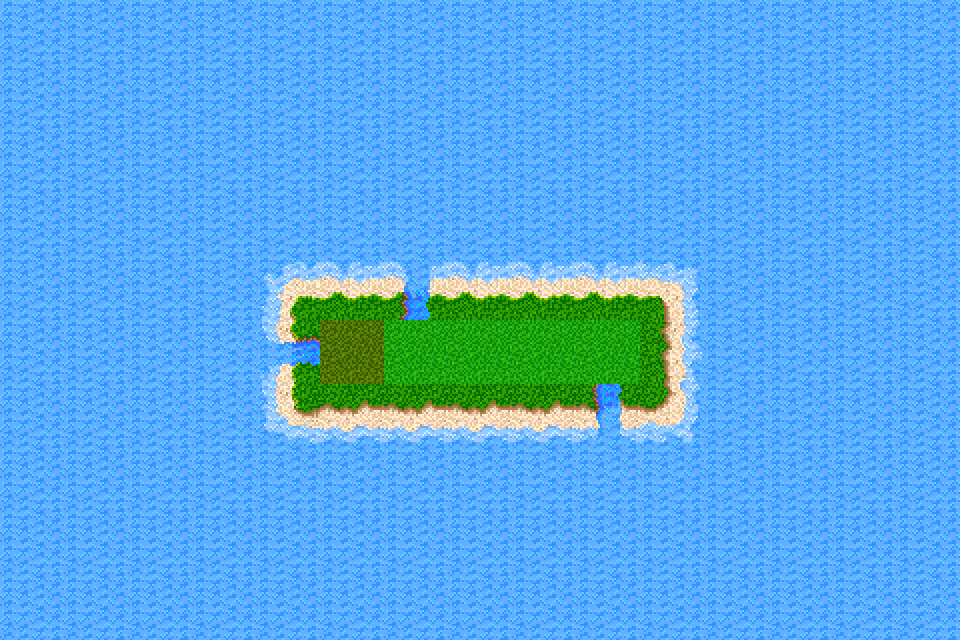

Below is a game level as drawn by its tile map, then a one-line description and the .tmx file that defines it, in full:
An orthogonal 15x10 tile map with 64x64 px tiles, 2 tile layers (background, meta), 2 tilesets and 1 object (Enemy).

<map version="1.0" orientation="orthogonal" width="15" height="10" tilewidth="64" tileheight="64">
 <tileset firstgid="1" name="dg_edging132_2x" tilewidth="64" tileheight="64">
  <image source="dg_edging132_2x.png" width="512" height="1024" />
 </tileset>
 <tileset firstgid="129" name="meta_layer" tilewidth="64" tileheight="64">
  <image source="meta_layer.png" width="128" height="64" />
  <tile id="0">
   <properties>
    <property name="move" value="true" />
    <property name="put" value="true" />
   </properties>
  </tile>
  <tile id="1">
   <properties>
    <property name="move" value="true" />
   </properties>
  </tile>
 </tileset>
 <layer name="background" width="15" height="10">
  <data>
   <tile gid="114" />
   <tile gid="114" />
   <tile gid="114" />
   <tile gid="114" />
   <tile gid="114" />
   <tile gid="114" />
   <tile gid="114" />
   <tile gid="114" />
   <tile gid="114" />
   <tile gid="114" />
   <tile gid="114" />
   <tile gid="114" />
   <tile gid="114" />
   <tile gid="114" />
   <tile gid="114" />
   <tile gid="114" />
   <tile gid="114" />
   <tile gid="114" />
   <tile gid="114" />
   <tile gid="114" />
   <tile gid="114" />
   <tile gid="114" />
   <tile gid="114" />
   <tile gid="114" />
   <tile gid="114" />
   <tile gid="114" />
   <tile gid="114" />
   <tile gid="114" />
   <tile gid="114" />
   <tile gid="114" />
   <tile gid="114" />
   <tile gid="114" />
   <tile gid="114" />
   <tile gid="114" />
   <tile gid="114" />
   <tile gid="114" />
   <tile gid="114" />
   <tile gid="114" />
   <tile gid="114" />
   <tile gid="114" />
   <tile gid="114" />
   <tile gid="114" />
   <tile gid="114" />
   <tile gid="114" />
   <tile gid="114" />
   <tile gid="114" />
   <tile gid="114" />
   <tile gid="114" />
   <tile gid="114" />
   <tile gid="114" />
   <tile gid="114" />
   <tile gid="114" />
   <tile gid="114" />
   <tile gid="114" />
   <tile gid="114" />
   <tile gid="114" />
   <tile gid="114" />
   <tile gid="114" />
   <tile gid="114" />
   <tile gid="114" />
   <tile gid="114" />
   <tile gid="114" />
   <tile gid="114" />
   <tile gid="114" />
   <tile gid="1" />
   <tile gid="2" />
   <tile gid="3" />
   <tile gid="2" />
   <tile gid="2" />
   <tile gid="2" />
   <tile gid="4" />
   <tile gid="114" />
   <tile gid="114" />
   <tile gid="114" />
   <tile gid="114" />
   <tile gid="114" />
   <tile gid="114" />
   <tile gid="114" />
   <tile gid="114" />
   <tile gid="17" />
   <tile gid="122" />
   <tile gid="122" />
   <tile gid="122" />
   <tile gid="122" />
   <tile gid="122" />
   <tile gid="12" />
   <tile gid="114" />
   <tile gid="114" />
   <tile gid="114" />
   <tile gid="114" />
   <tile gid="114" />
   <tile gid="114" />
   <tile gid="114" />
   <tile gid="114" />
   <tile gid="25" />
   <tile gid="26" />
   <tile gid="26" />
   <tile gid="26" />
   <tile gid="26" />
   <tile gid="27" />
   <tile gid="28" />
   <tile gid="114" />
   <tile gid="114" />
   <tile gid="114" />
   <tile gid="114" />
   <tile gid="114" />
   <tile gid="114" />
   <tile gid="114" />
   <tile gid="114" />
   <tile gid="114" />
   <tile gid="114" />
   <tile gid="114" />
   <tile gid="114" />
   <tile gid="114" />
   <tile gid="114" />
   <tile gid="114" />
   <tile gid="114" />
   <tile gid="114" />
   <tile gid="114" />
   <tile gid="114" />
   <tile gid="114" />
   <tile gid="114" />
   <tile gid="114" />
   <tile gid="114" />
   <tile gid="114" />
   <tile gid="114" />
   <tile gid="114" />
   <tile gid="114" />
   <tile gid="114" />
   <tile gid="114" />
   <tile gid="114" />
   <tile gid="114" />
   <tile gid="114" />
   <tile gid="114" />
   <tile gid="114" />
   <tile gid="114" />
   <tile gid="114" />
   <tile gid="114" />
   <tile gid="114" />
   <tile gid="114" />
   <tile gid="114" />
   <tile gid="114" />
   <tile gid="114" />
   <tile gid="114" />
   <tile gid="114" />
   <tile gid="114" />
   <tile gid="114" />
   <tile gid="114" />
   <tile gid="114" />
   <tile gid="114" />
  </data>
 </layer>
 <objectgroup name="object" width="15" height="10">
  <object name="SpawnPoint" type="Enemy" x="579" y="329" width="56" height="44">
   <properties>
    <property name="role" value="0" />
   </properties>
  </object>
 </objectgroup>
 <layer name="meta" width="15" height="10">
  <data>
   <tile gid="0" />
   <tile gid="0" />
   <tile gid="0" />
   <tile gid="0" />
   <tile gid="0" />
   <tile gid="0" />
   <tile gid="0" />
   <tile gid="0" />
   <tile gid="0" />
   <tile gid="0" />
   <tile gid="0" />
   <tile gid="0" />
   <tile gid="0" />
   <tile gid="0" />
   <tile gid="0" />
   <tile gid="0" />
   <tile gid="0" />
   <tile gid="0" />
   <tile gid="0" />
   <tile gid="0" />
   <tile gid="0" />
   <tile gid="0" />
   <tile gid="0" />
   <tile gid="0" />
   <tile gid="0" />
   <tile gid="0" />
   <tile gid="0" />
   <tile gid="0" />
   <tile gid="0" />
   <tile gid="0" />
   <tile gid="0" />
   <tile gid="0" />
   <tile gid="0" />
   <tile gid="0" />
   <tile gid="0" />
   <tile gid="0" />
   <tile gid="0" />
   <tile gid="0" />
   <tile gid="0" />
   <tile gid="0" />
   <tile gid="0" />
   <tile gid="0" />
   <tile gid="0" />
   <tile gid="0" />
   <tile gid="0" />
   <tile gid="0" />
   <tile gid="0" />
   <tile gid="0" />
   <tile gid="0" />
   <tile gid="0" />
   <tile gid="0" />
   <tile gid="0" />
   <tile gid="0" />
   <tile gid="0" />
   <tile gid="0" />
   <tile gid="0" />
   <tile gid="0" />
   <tile gid="0" />
   <tile gid="0" />
   <tile gid="0" />
   <tile gid="0" />
   <tile gid="0" />
   <tile gid="0" />
   <tile gid="0" />
   <tile gid="0" />
   <tile gid="0" />
   <tile gid="0" />
   <tile gid="0" />
   <tile gid="0" />
   <tile gid="0" />
   <tile gid="0" />
   <tile gid="0" />
   <tile gid="0" />
   <tile gid="0" />
   <tile gid="0" />
   <tile gid="0" />
   <tile gid="0" />
   <tile gid="0" />
   <tile gid="0" />
   <tile gid="0" />
   <tile gid="129" />
   <tile gid="130" />
   <tile gid="130" />
   <tile gid="130" />
   <tile gid="130" />
   <tile gid="0" />
   <tile gid="0" />
   <tile gid="0" />
   <tile gid="0" />
   <tile gid="0" />
   <tile gid="0" />
   <tile gid="0" />
   <tile gid="0" />
   <tile gid="0" />
   <tile gid="0" />
   <tile gid="0" />
   <tile gid="0" />
   <tile gid="0" />
   <tile gid="0" />
   <tile gid="0" />
   <tile gid="0" />
   <tile gid="0" />
   <tile gid="0" />
   <tile gid="0" />
   <tile gid="0" />
   <tile gid="0" />
   <tile gid="0" />
   <tile gid="0" />
   <tile gid="0" />
   <tile gid="0" />
   <tile gid="0" />
   <tile gid="0" />
   <tile gid="0" />
   <tile gid="0" />
   <tile gid="0" />
   <tile gid="0" />
   <tile gid="0" />
   <tile gid="0" />
   <tile gid="0" />
   <tile gid="0" />
   <tile gid="0" />
   <tile gid="0" />
   <tile gid="0" />
   <tile gid="0" />
   <tile gid="0" />
   <tile gid="0" />
   <tile gid="0" />
   <tile gid="0" />
   <tile gid="0" />
   <tile gid="0" />
   <tile gid="0" />
   <tile gid="0" />
   <tile gid="0" />
   <tile gid="0" />
   <tile gid="0" />
   <tile gid="0" />
   <tile gid="0" />
   <tile gid="0" />
   <tile gid="0" />
   <tile gid="0" />
   <tile gid="0" />
   <tile gid="0" />
   <tile gid="0" />
   <tile gid="0" />
   <tile gid="0" />
   <tile gid="0" />
   <tile gid="0" />
   <tile gid="0" />
   <tile gid="0" />
   <tile gid="0" />
  </data>
 </layer>
</map>
